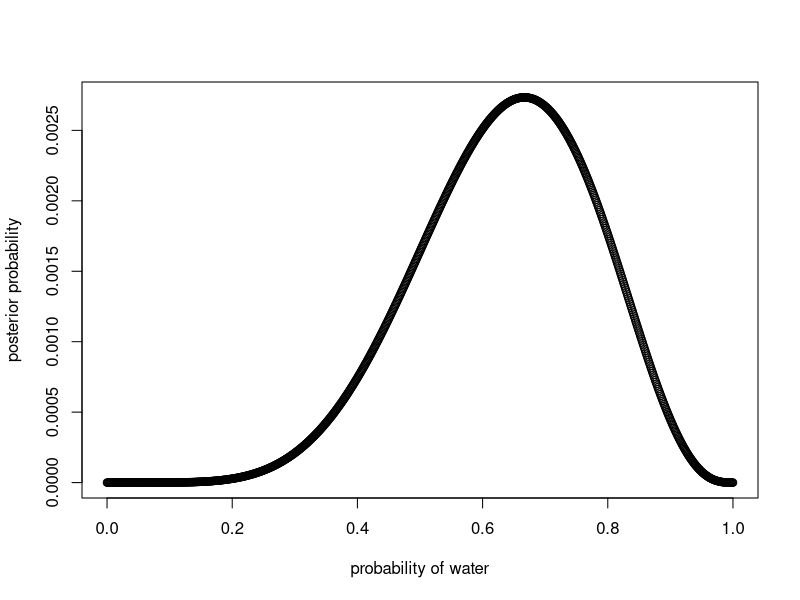

The R source for this figure: (Note: this script raises an error after producing the figure.)
## ---- chunk 1
p_grid <- seq( from=0 , to=1 , length.out=1000 )
prior <- rep( 1 , 1000 )
likelihood <- dbinom( 6 , size=9 , prob=p_grid )
posterior <- likelihood * prior
posterior <- posterior / sum(posterior)
set.seed(100)
samples <- sample( p_grid , prob=posterior , size=1e4 , replace=TRUE )

plot( p_grid , posterior , type="b" ,
    xlab="probability of water" , ylab="posterior probability" )
## ---- chunk 2
sum( posterior[ p_grid < 0.2 ] )

sum(samples<0.2)/length(samples)
## ---- chunk 3
sum( posterior[ p_grid > 0.8 ] )

sum(samples>0.8)/length(samples)
## ---- chunk 4
sum(  samples < 0.8 & samples > 0.2 )/length(samples)
## ---- chunk 5
quantile(samples, c(0.2))
## ---- chunk 6
quantile(samples, c(0.8))
## ---- chunk 7
HPDI( samples , prob=0.66 )
## ---- chunk 8
PI( samples , prob=0.66 )
## ---- chunk 9
p_grid <- seq( from=0 , to=1 , length.out=1000 )
## flat prior
prior <- rep( 1 , 1000 )
likelihood <- dbinom( 8 , size=15 , prob=p_grid )
posterior <- likelihood * prior
posterior <- posterior / sum(posterior)

plot( p_grid , posterior , type="b" ,
    xlab="probability of water" , ylab="posterior probability" )
## ---- chunk 10
samples <- sample( p_grid , prob=posterior , size=10000 , replace=TRUE )
HPDI(samples,prob=0.9)
